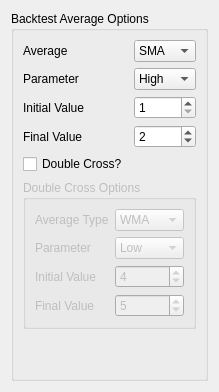
         <widget class="QWidget" name="backtestAverageTab">
          <attribute name="title">
           <string>Average</string>
          </attribute>
          <layout class="QGridLayout" name="gridLayout_9">
           <item row="0" column="0">
            <widget class="QGroupBox" name="backtestAverageOptionsGroupBox">
             <property name="sizePolicy">
              <sizepolicy hsizetype="Preferred" vsizetype="Preferred">
               <horstretch>0</horstretch>
               <verstretch>0</verstretch>
              </sizepolicy>
             </property>
             <property name="title">
              <string>Backtest Average Options</string>
             </property>
             <layout class="QGridLayout" name="gridLayout_17">
              <item row="5" column="0" colspan="3">
               <widget class="QGroupBox" name="backtestDoubleCrossGroupBox">
                <property name="enabled">
                 <bool>false</bool>
                </property>
                <property name="sizePolicy">
                 <sizepolicy hsizetype="Preferred" vsizetype="Fixed">
                  <horstretch>0</horstretch>
                  <verstretch>0</verstretch>
                 </sizepolicy>
                </property>
                <property name="title">
                 <string>Double Cross Options</string>
                </property>
                <layout class="QGridLayout" name="gridLayout_18">
                 <item row="1" column="0">
                  <widget class="QLabel" name="backtestDoubleParameterLabel">
                   <property name="text">
                    <string>Parameter</string>
                   </property>
                  </widget>
                 </item>
                 <item row="0" column="1" colspan="2">
                  <widget class="QComboBox" name="backtestDoubleAverageComboBox">
                   <property name="sizePolicy">
                    <sizepolicy hsizetype="Preferred" vsizetype="Fixed">
                     <horstretch>0</horstretch>
                     <verstretch>0</verstretch>
                    </sizepolicy>
                   </property>
                   <item>
                    <property name="text">
                     <string>WMA</string>
                    </property>
                   </item>
                   <item>
                    <property name="text">
                     <string>SMA</string>
                    </property>
                   </item>
                   <item>
                    <property name="text">
                     <string>EMA</string>
                    </property>
                   </item>
                  </widget>
                 </item>
                 <item row="1" column="1" colspan="2">
                  <widget class="QComboBox" name="backtestDoubleParameterComboBox">
                   <property name="sizePolicy">
                    <sizepolicy hsizetype="Preferred" vsizetype="Fixed">
                     <horstretch>0</horstretch>
                     <verstretch>0</verstretch>
                    </sizepolicy>
                   </property>
                   <item>
                    <property name="text">
                     <string>Low</string>
                    </property>
                   </item>
                   <item>
                    <property name="text">
                     <string>High</string>
                    </property>
                   </item>
                   <item>
                    <property name="text">
                     <string>Open</string>
                    </property>
                   </item>
                   <item>
                    <property name="text">
                     <string>Close</string>
                    </property>
                   </item>
                  </widget>
                 </item>
                 <item row="4" column="0">
                  <widget class="QLabel" name="backtestDoubleFinalValueLabel">
                   <property name="text">
                    <string>Final Value</string>
                   </property>
                  </widget>
                 </item>
                 <item row="0" column="0">
                  <widget class="QLabel" name="backtestAverageTypeDoubleLabel">
                   <property name="text">
                    <string>Average Type</string>
                   </property>
                  </widget>
                 </item>
                 <item row="2" column="0">
                  <widget class="QLabel" name="backtestDoubleInitialValueLabel">
                   <property name="text">
                    <string>Initial Value</string>
                   </property>
                  </widget>
                 </item>
                 <item row="4" column="1" colspan="2">
                  <widget class="QSpinBox" name="backtestDoubleFinalValueSpinBox">
                   <property name="sizePolicy">
                    <sizepolicy hsizetype="Preferred" vsizetype="Fixed">
                     <horstretch>0</horstretch>
                     <verstretch>0</verstretch>
                    </sizepolicy>
                   </property>
                   <property name="minimum">
                    <number>1</number>
                   </property>
                   <property name="maximum">
                    <number>500</number>
                   </property>
                   <property name="value">
                    <number>5</number>
                   </property>
                  </widget>
                 </item>
                 <item row="2" column="1" colspan="2">
                  <widget class="QSpinBox" name="backtestDoubleInitialValueSpinBox">
                   <property name="sizePolicy">
                    <sizepolicy hsizetype="Preferred" vsizetype="Fixed">
                     <horstretch>0</horstretch>
                     <verstretch>0</verstretch>
                    </sizepolicy>
                   </property>
                   <property name="minimum">
                    <number>1</number>
                   </property>
                   <property name="maximum">
                    <number>500</number>
                   </property>
                   <property name="value">
                    <number>4</number>
                   </property>
                  </widget>
                 </item>
                </layout>
               </widget>
              </item>
              <item row="0" column="1" colspan="2">
               <widget class="QComboBox" name="backtestAverageTypeComboBox">
                <property name="sizePolicy">
                 <sizepolicy hsizetype="Preferred" vsizetype="Fixed">
                  <horstretch>0</horstretch>
                  <verstretch>0</verstretch>
                 </sizepolicy>
                </property>
                <property name="toolTip">
                 <string>Average type to use for bot trading</string>
                </property>
                <property name="duplicatesEnabled">
                 <bool>false</bool>
                </property>
                <item>
                 <property name="text">
                  <string>SMA</string>
                 </property>
                </item>
                <item>
                 <property name="text">
                  <string>EMA</string>
                 </property>
                </item>
                <item>
                 <property name="text">
                  <string>WMA</string>
                 </property>
                </item>
               </widget>
              </item>
              <item row="3" column="1" colspan="2">
               <widget class="QSpinBox" name="backtestFinalValueSpinBox">
                <property name="sizePolicy">
                 <sizepolicy hsizetype="Preferred" vsizetype="Fixed">
                  <horstretch>0</horstretch>
                  <verstretch>0</verstretch>
                 </sizepolicy>
                </property>
                <property name="toolTip">
                 <string>Final value for average. For instance, SMA(1) would be 1.</string>
                </property>
                <property name="minimum">
                 <number>1</number>
                </property>
                <property name="maximum">
                 <number>500</number>
                </property>
                <property name="value">
                 <number>2</number>
                </property>
               </widget>
              </item>
              <item row="1" column="1" colspan="2">
               <widget class="QComboBox" name="backtestParameterComboBox">
                <property name="sizePolicy">
                 <sizepolicy hsizetype="Preferred" vsizetype="Fixed">
                  <horstretch>0</horstretch>
                  <verstretch>0</verstretch>
                 </sizepolicy>
                </property>
                <property name="toolTip">
                 <string>Parameter to use for bot trading</string>
                </property>
                <item>
                 <property name="text">
                  <string>High</string>
                 </property>
                </item>
                <item>
                 <property name="text">
                  <string>Low</string>
                 </property>
                </item>
                <item>
                 <property name="text">
                  <string>Open</string>
                 </property>
                </item>
                <item>
                 <property name="text">
                  <string>Close</string>
                 </property>
                </item>
               </widget>
              </item>
              <item row="2" column="1" colspan="2">
               <widget class="QSpinBox" name="backtestInitialValueSpinBox">
                <property name="sizePolicy">
                 <sizepolicy hsizetype="Preferred" vsizetype="Fixed">
                  <horstretch>0</horstretch>
                  <verstretch>0</verstretch>
                 </sizepolicy>
                </property>
                <property name="toolTip">
                 <string>Initial value for average. For instance, SMA(1) would be 1.</string>
                </property>
                <property name="minimum">
                 <number>1</number>
                </property>
                <property name="maximum">
                 <number>500</number>
                </property>
               </widget>
              </item>
              <item row="2" column="0">
               <widget class="QLabel" name="backtestInitialValueLabel">
                <property name="sizePolicy">
                 <sizepolicy hsizetype="Fixed" vsizetype="Preferred">
                  <horstretch>0</horstretch>
                  <verstretch>0</verstretch>
                 </sizepolicy>
                </property>
                <property name="text">
                 <string>Initial Value</string>
                </property>
               </widget>
              </item>
              <item row="0" column="0">
               <widget class="QLabel" name="backtestAverageTypeLabel">
                <property name="sizePolicy">
                 <sizepolicy hsizetype="Fixed" vsizetype="Preferred">
                  <horstretch>0</horstretch>
                  <verstretch>0</verstretch>
                 </sizepolicy>
                </property>
                <property name="text">
                 <string>Average</string>
                </property>
               </widget>
              </item>
              <item row="1" column="0">
               <widget class="QLabel" name="backtestParameterLabel">
                <property name="sizePolicy">
                 <sizepolicy hsizetype="Fixed" vsizetype="Preferred">
                  <horstretch>0</horstretch>
                  <verstretch>0</verstretch>
                 </sizepolicy>
                </property>
                <property name="text">
                 <string>Parameter</string>
                </property>
               </widget>
              </item>
              <item row="3" column="0">
               <widget class="QLabel" name="backtestFinalValueLabel">
                <property name="sizePolicy">
                 <sizepolicy hsizetype="Fixed" vsizetype="Preferred">
                  <horstretch>0</horstretch>
                  <verstretch>0</verstretch>
                 </sizepolicy>
                </property>
                <property name="text">
                 <string>Final Value</string>
                </property>
               </widget>
              </item>
              <item row="4" column="0">
               <widget class="QCheckBox" name="backtestDoubleCrossCheckMark">
                <property name="toolTip">
                 <string>Check this if you want to use a double cross</string>
                </property>
                <property name="text">
                 <string>Double Cross?</string>
                </property>
               </widget>
              </item>
              <item row="6" column="0">
               <spacer name="verticalSpacer_8">
                <property name="orientation">
                 <enum>Qt::Vertical</enum>
                </property>
                <property name="sizeHint" stdset="0">
                 <size>
                  <width>20</width>
                  <height>40</height>
                 </size>
                </property>
               </spacer>
              </item>
             </layout>
            </widget>
           </item>
          </layout>
         </widget>
